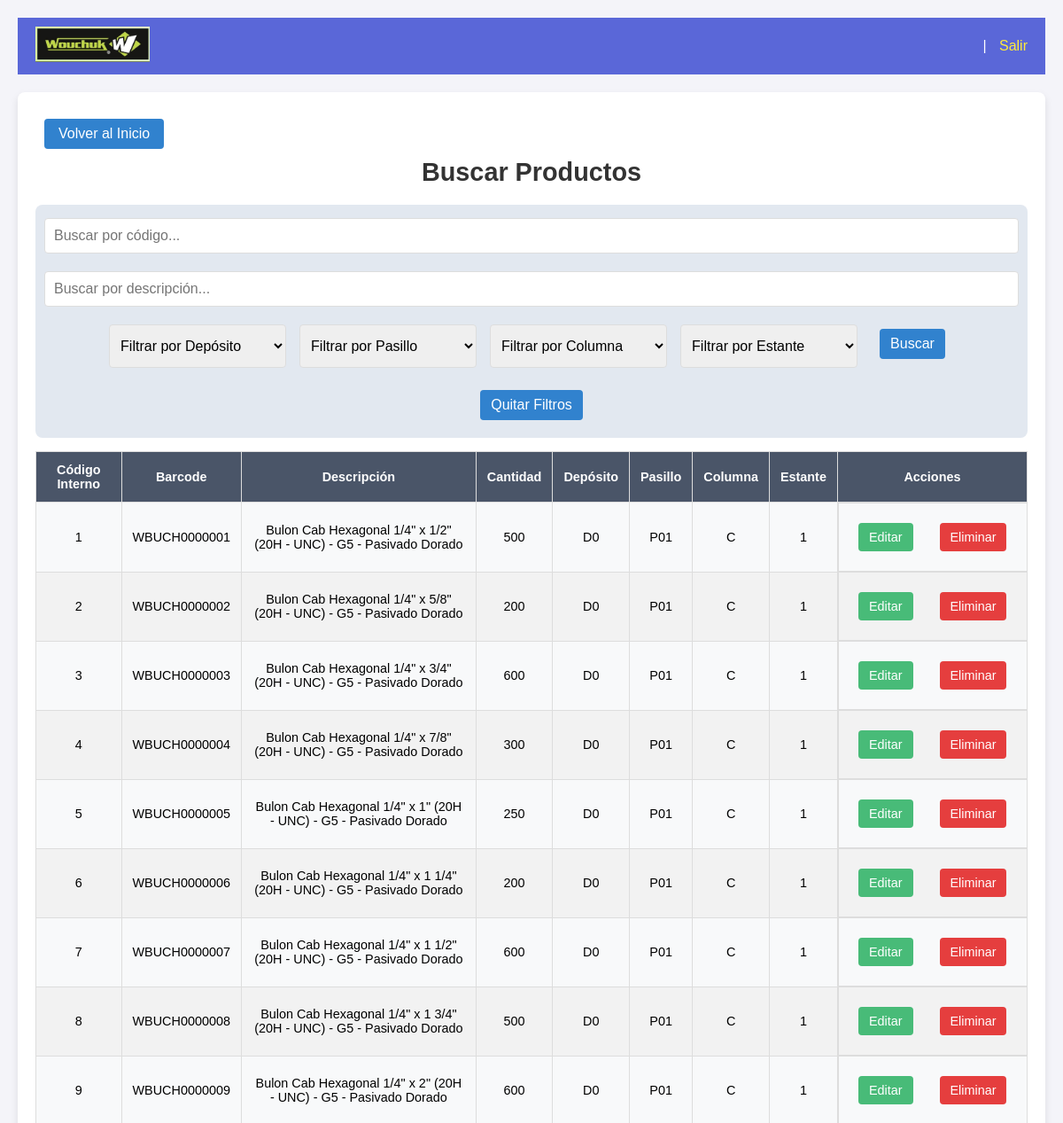
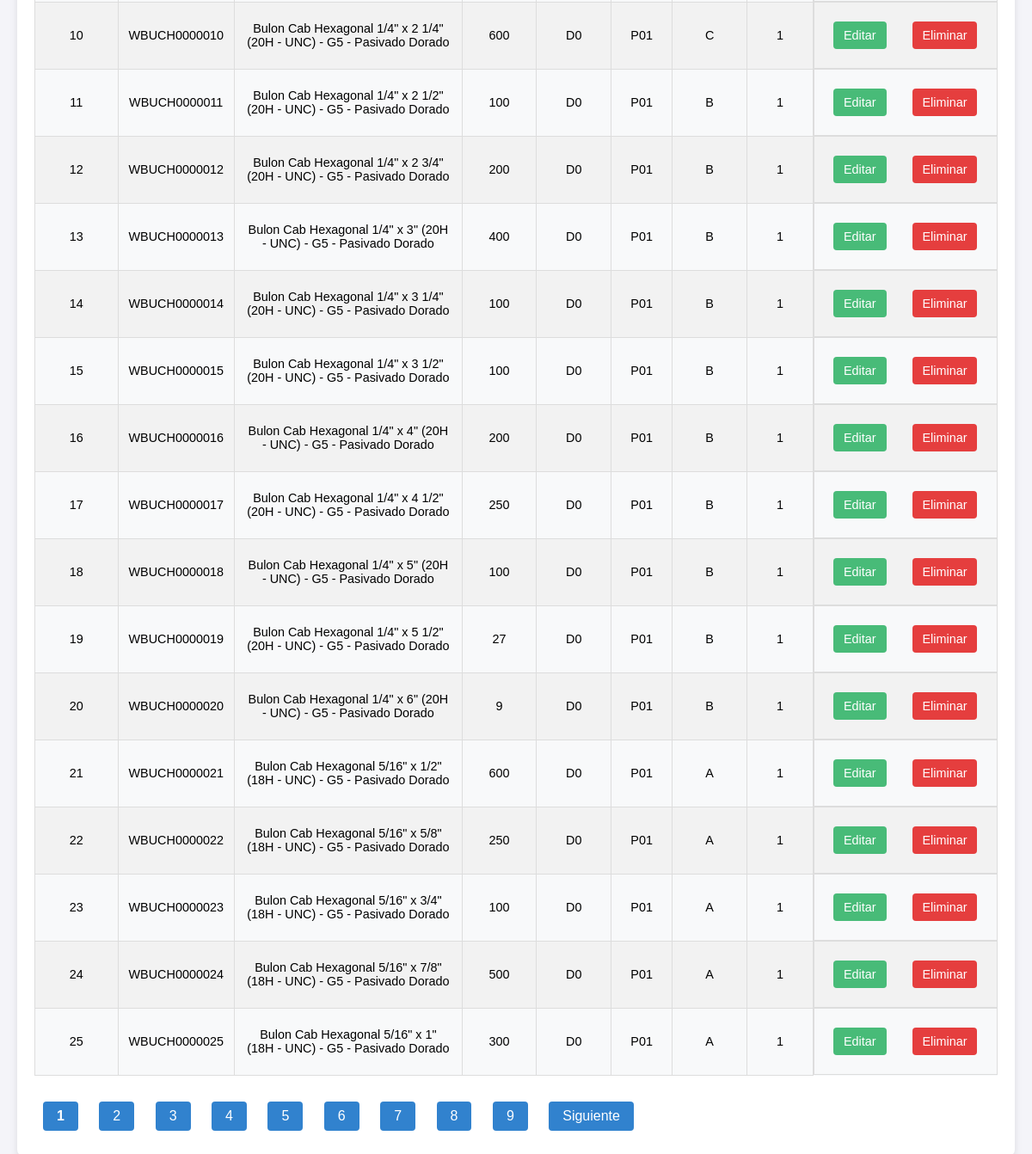
/buscar_productos, run on the app's committed database (2 pictures, top to bottom).
### tables this page shows
CREATE TABLE "productos" (
    Codigo_interno TEXT PRIMARY KEY,
    Codigo TEXT,
    Desc_Concatenada TEXT,
    cantidad INTEGER,
    deposito TEXT,
    pasillo TEXT,
    columna TEXT,
    estante TEXT
);

### app.py (the view)
@app.route('/buscar_productos')
def buscar_productos():
    conn = sqlite3.connect('ferreteria.db')
    conn.row_factory = sqlite3.Row
    cursor = conn.cursor()
    page = request.args.get('page', 1, type=int)
    per_page = 25
    search_codigo = str(request.args.get('search_codigo', '')).strip().lower()
    search_descripcion = str(request.args.get('search_descripcion', '')).strip().lower()
    filtro_deposito = str(request.args.get('filtro_deposito', '')).strip().lower()
    filtro_pasillo = str(request.args.get('filtro_pasillo', '')).strip().lower()
    filtro_columna = str(request.args.get('filtro_columna', '')).strip().lower()
    filtro_estante = str(request.args.get('filtro_estante', '')).strip().lower()
    query = "SELECT * FROM productos WHERE 1=1"
    params = {}
    if search_codigo:
        query += " AND LOWER(Codigo) LIKE :search_codigo"
        params['search_codigo'] = f"%{search_codigo}%"
    if search_descripcion:
        keywords = search_descripcion.split()
        for i, keyword in enumerate(keywords):
            query += f" AND LOWER(Desc_Concatenada) LIKE :keyword_{i}"
            params[f'keyword_{i}'] = f"%{keyword}%"
    if filtro_deposito:
        query += " AND LOWER(deposito) = :filtro_deposito"
        params['filtro_deposito'] = filtro_deposito
    if filtro_pasillo:
        query += " AND LOWER(pasillo) = :filtro_pasillo"
        params['filtro_pasillo'] = filtro_pasillo
    if filtro_columna:
        query += " AND LOWER(columna) = :filtro_columna"
        params['filtro_columna'] = filtro_columna
    if filtro_estante:
        query += " AND LOWER(estante) = :filtro_estante"
        params['filtro_estante'] = filtro_estante
    total_products = cursor.execute(query, params).fetchall()
    total_pages = math.ceil(len(total_products) / per_page)
    query += " LIMIT :limit OFFSET :offset"
    params['limit'] = per_page
    params['offset'] = (page - 1) * per_page
    productos_paginados = cursor.execute(query, params).fetchall()
    start_page = max(page - 8, 1)
    end_page = min(page + 8, total_pages)
    productos = [
        {
            "Codigo_interno": producto["Codigo_interno"],
            "Codigo": producto["Codigo"],
            "descripcion": producto["Desc_Concatenada"],
            "cantidad": producto["cantidad"],
            "deposito": producto["deposito"],
            "pasillo": producto["pasillo"],
            "columna": producto["columna"],
            "estante": producto["estante"]
        }
        for producto in productos_paginados
    ]
    depositos = [row[0] for row in cursor.execute("SELECT DISTINCT deposito FROM productos WHERE deposito IS NOT NULL AND TRIM(deposito) != ''").fetchall()]
    pasillos = [row[0] for row in cursor.execute("SELECT DISTINCT pasillo FROM productos WHERE pasillo IS NOT NULL AND TRIM(pasillo) != ''").fetchall()]
    columnas = [row[0] for row in cursor.execute("SELECT DISTINCT columna FROM productos WHERE columna IS NOT NULL AND TRIM(columna) != ''").fetchall()]
    estantes = [row[0] for row in cursor.execute("SELECT DISTINCT estante FROM productos WHERE estante IS NOT NULL AND TRIM(estante) != ''").fetchall()]
    conn.close()
    return render_template(
        'buscar_productos.html',
        productos=productos,
        depositos=depositos,
        pasillos=pasillos,
        columnas=columnas,
        estantes=estantes,
        page=page,
        total_pages=total_pages,
        search_codigo=search_codigo,
        start_page=start_page,
        end_page=end_page,
        search_descripcion=search_descripcion,
        filtro_deposito=filtro_deposito,
        filtro_pasillo=filtro_pasillo,
        filtro_columna=filtro_columna,
        filtro_estante=filtro_estante
    )

### templates/buscar_productos.html (shortened to what this page needs)
{% extends "base.html" %}
{% block content %}
    <button onclick="window.location.href='/'" style="margin: 10px; padding: 8px 16px; font-size: 1em; cursor: pointer;">
        Volver al Inicio
    </button>
    <h1>Buscar Productos</h1>
    <div class="filters">
        <input type="text" id="search_codigo" placeholder="Buscar por código..." value="{{ search_codigo }}">
        <input type="text" id="search_descripcion" placeholder="Buscar por descripción..." value="{{ search_descripcion }}">
        <select id="filtro_deposito">
            <option value="">Filtrar por Depósito</option>
        </select>
        <select id="filtro_pasillo">
            <option value="">Filtrar por Pasillo</option>
        </select>
        <select id="filtro_columna">
            <option value="">Filtrar por Columna</option>
        </select>
        <select id="filtro_estante">
            <option value="">Filtrar por Estante</option>
        </select>
        <button onclick="applyFilters()">Buscar</button>
        <button class="clear-filters" onclick="clearFilters()">Quitar Filtros</button>
    </div>
    <div class="table-container">
        <table>
            <thead>
                <tr>
                    <th>Código Interno</th>
                    <th>Barcode</th>
                    <th>Descripción</th>
                    <th>Cantidad</th>
                    <th>Depósito</th>
                    <th>Pasillo</th>
                    <th>Columna</th>
                    <th>Estante</th>
                    <th>Acciones</th>
                </tr>
            </thead>
            <tbody>
                {% for producto in productos %}
                <tr data-codigo-interno="{{ producto['Codigo_interno'] }}">
                    <td>{{ producto['Codigo_interno'] }}</td>
                    <td>{{ producto['Codigo'] }}</td>
                    <td contenteditable="false" class="editable">{{ producto['descripcion'] }}</td>
                    <td contenteditable="false" class="editable">{{ producto['cantidad'] }}</td>
                    <td contenteditable="false" class="editable">{{ producto['deposito'] }}</td>
                    <td contenteditable="false" class="editable">{{ producto['pasillo'] }}</td>
                    <td contenteditable="false" class="editable">{{ producto['columna'] }}</td>
                    <td contenteditable="false" class="editable">{{ producto['estante'] }}</td>
                    <td class="action-buttons">
                        <button class="edit" onclick="habilitarEdicion(this)">Editar</button>
                        <button class="delete" onclick="eliminarProducto('{{ producto['Codigo_interno'] }}')">Eliminar</button>
                    </td>
                </tr>
                {% endfor %}
            </tbody>
        </table>
    </div>
    <div class="pagination">
        {% for p in range(start_page, end_page + 1) %}
            <button onclick="navigatePage({{ p }})" {% if p == page %}style="font-weight: bold;"{% endif %}>{{ p }}</button>
        {% endfor %}
        {% if page < total_pages %}
            <button onclick="navigatePage({{ page + 1 }})">Siguiente</button>
        {% endif %}
    </div>
{% endblock %}

### templates/base.html (shortened to what this page needs)
<!DOCTYPE html>
<html lang="es">
<head>
    <link rel="stylesheet" href="{{ url_for('static', filename='styles.css') }}">
</head>
<body>
    <header>
        <div class="logo-container">
            <img src="{{ url_for('static', filename='wouchuk-logo.png') }}" alt="Logo Wouchuk" class="logo">
        </div>
        <div class="user-info">
            {{ session['username'] }} | <a href="{{ url_for('logout') }}">Salir</a>
        </div>
    </header>
    <main>
        {% block content %}{% endblock %}
    </main>
</body>
</html>

### static/styles.css (style rules this page uses)
body { font-family: Arial, sans-serif; background-color: #f4f4f9; margin: 0; padding: 20px; }
h1 { color: #333; text-align: center; font-size: 1.8em; margin-bottom: 20px; margin-top: 0; }
header { display: flex; justify-content: space-between; align-items: center; background-color: #5a67d8; padding: 10px 20px; color: white; }
.logo-container { flex-shrink: 0; }
.logo { height: 40px; width: auto; }
.user-info { font-size: 1em; color: white; }
.user-info a { color: #ffeb3b; text-decoration: none; margin-left: 10px; }
main { max-width: 1200px; margin: 20px auto; padding: 20px; background-color: white; border-radius: 8px; box-shadow: 0px 4px 8px rgba(0, 0, 0, 0.1); }
button { margin: 10px; padding: 8px 16px; font-size: 1em; cursor: pointer; background-color: #3182ce; color: #ffffff; border: none; border-radius: 4px; transition: background-color 0.3s; }
.table-container { width: 100%; overflow-x: auto; }
table { width: 100%; border-collapse: collapse; margin-bottom: 20px; font-size: 0.9em; background-color: #f8f9fa; }
th, td { padding: 12px; text-align: center; border: 1px solid #ddd; }
th { background-color: #4a5568; color: white; }
tr:nth-child(even) { background-color: #f2f2f2; }
.filters { margin-bottom: 15px; padding: 10px; display: flex; gap: 15px; justify-content: center; flex-wrap: wrap; background-color: #e2e8f0; border-radius: 8px; }
.filters input, .filters select { padding: 8px; font-size: 1em; border: 1px solid #ddd; border-radius: 4px; width: 200px; }
.filters button { background-color: #3182ce; color: white; border: none; border-radius: 4px; padding: 8px 12px; cursor: pointer; transition: background-color 0.3s; }
.action-buttons { display: flex; gap: 10px; }
.action-buttons .edit { background-color: #48bb78; padding: 8px 12px; color: white; border: none; border-radius: 4px; cursor: pointer; transition: background-color 0.3s; }
.action-buttons .delete { background-color: #e53e3e; padding: 8px 12px; color: white; border: none; border-radius: 4px; cursor: pointer; transition: background-color 0.3s; }
h1 { color: #333; font-size: 1.8em; margin-bottom: 20px; }
input[type="text"], input[type="password"] { width: 100%; padding: 10px; margin-top: 5px; border: 1px solid #ddd; border-radius: 4px; box-sizing: border-box; font-size: 1em; transition: border-color 0.3s; }
input[type="number"], input[type="text"], select { width: 100%; padding: 10px; margin-top: 5px; border: 1px solid #ddd; border-radius: 4px; box-sizing: border-box; font-size: 1em; transition: border-color 0.3s; }

### data on the page
productos: Codigo_interno "1", Codigo "WBUCH0000001", descripcion "Bulon Cab Hexagonal 1/4\" x 1/2\" (20H - UNC) - G5 - Pasivado Dorado", cantidad "500", deposito "D0", pasillo "P01", columna "C", estante "1"
productos: Codigo_interno "2", Codigo "WBUCH0000002", descripcion "Bulon Cab Hexagonal 1/4\" x 5/8\" (20H - UNC) - G5 - Pasivado Dorado", cantidad "200", deposito "D0", pasillo "P01", columna "C", estante "1"
productos: Codigo_interno "3", Codigo "WBUCH0000003", descripcion "Bulon Cab Hexagonal 1/4\" x 3/4\" (20H - UNC) - G5 - Pasivado Dorado", cantidad "600", deposito "D0", pasillo "P01", columna "C", estante "1"
productos: Codigo_interno "4", Codigo "WBUCH0000004", descripcion "Bulon Cab Hexagonal 1/4\" x 7/8\" (20H - UNC) - G5 - Pasivado Dorado", cantidad "300", deposito "D0", pasillo "P01", columna "C", estante "1"
productos: Codigo_interno "5", Codigo "WBUCH0000005", descripcion "Bulon Cab Hexagonal 1/4\" x 1\" (20H - UNC) - G5 - Pasivado Dorado", cantidad "250", deposito "D0", pasillo "P01", columna "C", estante "1"
productos: Codigo_interno "6", Codigo "WBUCH0000006", descripcion "Bulon Cab Hexagonal 1/4\" x 1 1/4\" (20H - UNC) - G5 - Pasivado Dorado", cantidad "200", deposito "D0", pasillo "P01", columna "C", estante "1"
productos: Codigo_interno "7", Codigo "WBUCH0000007", descripcion "Bulon Cab Hexagonal 1/4\" x 1 1/2\" (20H - UNC) - G5 - Pasivado Dorado", cantidad "600", deposito "D0", pasillo "P01", columna "C", estante "1"
productos: Codigo_interno "8", Codigo "WBUCH0000008", descripcion "Bulon Cab Hexagonal 1/4\" x 1 3/4\" (20H - UNC) - G5 - Pasivado Dorado", cantidad "500", deposito "D0", pasillo "P01", columna "C", estante "1"
productos: Codigo_interno "9", Codigo "WBUCH0000009", descripcion "Bulon Cab Hexagonal 1/4\" x 2\" (20H - UNC) - G5 - Pasivado Dorado", cantidad "600", deposito "D0", pasillo "P01", columna "C", estante "1"
productos: Codigo_interno "10", Codigo "WBUCH0000010", descripcion "Bulon Cab Hexagonal 1/4\" x 2 1/4\" (20H - UNC) - G5 - Pasivado Dorado", cantidad "600", deposito "D0", pasillo "P01", columna "C", estante "1"
productos: Codigo_interno "11", Codigo "WBUCH0000011", descripcion "Bulon Cab Hexagonal 1/4\" x 2 1/2\" (20H - UNC) - G5 - Pasivado Dorado", cantidad "100", deposito "D0", pasillo "P01", columna "B", estante "1"
productos: Codigo_interno "12", Codigo "WBUCH0000012", descripcion "Bulon Cab Hexagonal 1/4\" x 2 3/4\" (20H - UNC) - G5 - Pasivado Dorado", cantidad "200", deposito "D0", pasillo "P01", columna "B", estante "1"
productos: Codigo_interno "13", Codigo "WBUCH0000013", descripcion "Bulon Cab Hexagonal 1/4\" x 3\" (20H - UNC) - G5 - Pasivado Dorado", cantidad "400", deposito "D0", pasillo "P01", columna "B", estante "1"
productos: Codigo_interno "14", Codigo "WBUCH0000014", descripcion "Bulon Cab Hexagonal 1/4\" x 3 1/4\" (20H - UNC) - G5 - Pasivado Dorado", cantidad "100", deposito "D0", pasillo "P01", columna "B", estante "1"
productos: Codigo_interno "15", Codigo "WBUCH0000015", descripcion "Bulon Cab Hexagonal 1/4\" x 3 1/2\" (20H - UNC) - G5 - Pasivado Dorado", cantidad "100", deposito "D0", pasillo "P01", columna "B", estante "1"
productos: Codigo_interno "16", Codigo "WBUCH0000016", descripcion "Bulon Cab Hexagonal 1/4\" x 4\" (20H - UNC) - G5 - Pasivado Dorado", cantidad "200", deposito "D0", pasillo "P01", columna "B", estante "1"
productos: Codigo_interno "17", Codigo "WBUCH0000017", descripcion "Bulon Cab Hexagonal 1/4\" x 4 1/2\" (20H - UNC) - G5 - Pasivado Dorado", cantidad "250", deposito "D0", pasillo "P01", columna "B", estante "1"
productos: Codigo_interno "18", Codigo "WBUCH0000018", descripcion "Bulon Cab Hexagonal 1/4\" x 5\" (20H - UNC) - G5 - Pasivado Dorado", cantidad "100", deposito "D0", pasillo "P01", columna "B", estante "1"
productos: Codigo_interno "19", Codigo "WBUCH0000019", descripcion "Bulon Cab Hexagonal 1/4\" x 5 1/2\" (20H - UNC) - G5 - Pasivado Dorado", cantidad "27", deposito "D0", pasillo "P01", columna "B", estante "1"
productos: Codigo_interno "20", Codigo "WBUCH0000020", descripcion "Bulon Cab Hexagonal 1/4\" x 6\" (20H - UNC) - G5 - Pasivado Dorado", cantidad "9", deposito "D0", pasillo "P01", columna "B", estante "1"
productos: Codigo_interno "21", Codigo "WBUCH0000021", descripcion "Bulon Cab Hexagonal 5/16\" x 1/2\" (18H - UNC) - G5 - Pasivado Dorado", cantidad "600", deposito "D0", pasillo "P01", columna "A", estante "1"
productos: Codigo_interno "22", Codigo "WBUCH0000022", descripcion "Bulon Cab Hexagonal 5/16\" x 5/8\" (18H - UNC) - G5 - Pasivado Dorado", cantidad "250", deposito "D0", pasillo "P01", columna "A", estante "1"
productos: Codigo_interno "23", Codigo "WBUCH0000023", descripcion "Bulon Cab Hexagonal 5/16\" x 3/4\" (18H - UNC) - G5 - Pasivado Dorado", cantidad "100", deposito "D0", pasillo "P01", columna "A", estante "1"
productos: Codigo_interno "24", Codigo "WBUCH0000024", descripcion "Bulon Cab Hexagonal 5/16\" x 7/8\" (18H - UNC) - G5 - Pasivado Dorado", cantidad "500", deposito "D0", pasillo "P01", columna "A", estante "1"
productos: Codigo_interno "25", Codigo "WBUCH0000025", descripcion "Bulon Cab Hexagonal 5/16\" x 1\" (18H - UNC) - G5 - Pasivado Dorado", cantidad "300", deposito "D0", pasillo "P01", columna "A", estante "1"

### other printed values
{{ p }} "1" "2" "3" "4" "5" "6" "7" "8" "9"
